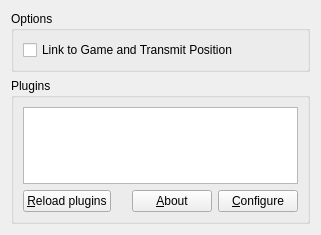
<ui version="4.0" >
 <class>PluginConfig</class>
 <widget class="QWidget" name="PluginConfig" >
  <property name="geometry" >
   <rect>
    <x>0</x>
    <y>0</y>
    <width>321</width>
    <height>235</height>
   </rect>
  </property>
  <property name="windowTitle" >
   <string>Form</string>
  </property>
  <layout class="QVBoxLayout" >
   <item>
    <widget class="QGroupBox" name="groupBox" >
     <property name="title" >
      <string>Options</string>
     </property>
     <layout class="QVBoxLayout" >
      <item>
       <widget class="QCheckBox" name="qcbTransmit" >
        <property name="toolTip" >
         <string>Enable plugins and transmit positional information</string>
        </property>
        <property name="whatsThis" >
         <string>This enables plugins for supported games to fetch your in-game position and transmit that with each voice packet. This enables other players to hear your voice in-game from the direction your character is in relation to their own.</string>
        </property>
        <property name="text" >
         <string>Link to Game and Transmit Position</string>
        </property>
       </widget>
      </item>
     </layout>
    </widget>
   </item>
   <item>
    <widget class="QGroupBox" name="groupBox_2" >
     <property name="title" >
      <string>Plugins</string>
     </property>
     <layout class="QVBoxLayout" >
      <item>
       <widget class="QListWidget" name="qlwPlugins" />
      </item>
      <item>
       <layout class="QHBoxLayout" >
        <item>
         <widget class="QPushButton" name="qpbReload" >
          <property name="toolTip" >
           <string>Reloads all plugins</string>
          </property>
          <property name="whatsThis" >
           <string>This rescans and reloads plugins. Use this if you just added or changed a plugin to the plugins directory.</string>
          </property>
          <property name="text" >
           <string>&amp;Reload plugins</string>
          </property>
         </widget>
        </item>
        <item>
         <spacer>
          <property name="orientation" >
           <enum>Qt::Horizontal</enum>
          </property>
          <property name="sizeHint" >
           <size>
            <width>40</width>
            <height>20</height>
           </size>
          </property>
         </spacer>
        </item>
        <item>
         <widget class="QPushButton" name="qpbAbout" >
          <property name="toolTip" >
           <string>Information about plugin</string>
          </property>
          <property name="whatsThis" >
           <string>This shows a small information message about the plugin.</string>
          </property>
          <property name="text" >
           <string>&amp;About</string>
          </property>
         </widget>
        </item>
        <item>
         <widget class="QPushButton" name="qpbConfig" >
          <property name="toolTip" >
           <string>Show configuration page of plugin</string>
          </property>
          <property name="whatsThis" >
           <string>This shows the configuration page of the plugin, if any.</string>
          </property>
          <property name="text" >
           <string>&amp;Configure</string>
          </property>
         </widget>
        </item>
       </layout>
      </item>
     </layout>
    </widget>
   </item>
  </layout>
 </widget>
 <resources/>
 <connections/>
</ui>
